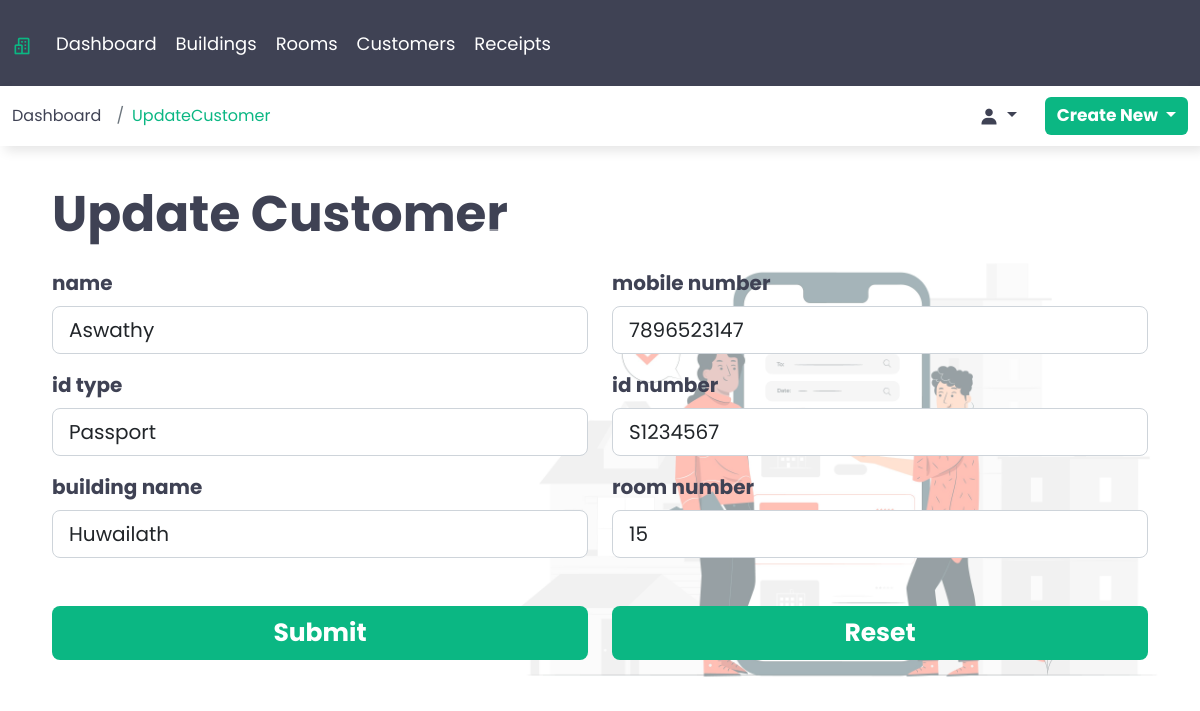
The app's page /update_customer/5 (signed in) with its own data.
### webapp/models.py (models this page shows, shortened)
class Customer(models.Model):
    customer_name = models.CharField(max_length=50)
    mobile_number = models.IntegerField()
    id_type = models.ForeignKey(IdType, on_delete=models.DO_NOTHING)
    id_number = models.CharField(max_length=50, unique=True)
    building_name = models.ForeignKey(Building, on_delete=models.CASCADE)
    room_number = models.ForeignKey(Room, on_delete=models.DO_NOTHING)
    class Meta:
        verbose_name_plural = 'Customers'

class IdType(models.Model):
    id_type = models.CharField(max_length=50)
    class Meta:
        verbose_name_plural = 'ID Types'
    def __str__(self):
        return self.id_type

class Building(models.Model):
    building_name = models.CharField(max_length=50)
    name_of_owner = models.CharField(max_length=50)
    building_type = models.ForeignKey(BuildingType, on_delete=models.CASCADE)
    number_of_rooms = models.IntegerField()
    mobile_number = models.IntegerField()
    current_lease_period = models.DateField()
    class Meta:
        verbose_name_plural = 'Buildings'
    def __str__ (self):
        return self.building_name

class Room(models.Model):
    room_number = models.IntegerField()
    building_name = models.ForeignKey(Building, on_delete=models.CASCADE)
    room_type = models.ForeignKey(RoomType, on_delete=models.DO_NOTHING)
    room_status = models.ForeignKey(RoomStatus, on_delete=models.DO_NOTHING)
    meter_number = models.CharField(max_length=16)
    account_number = models.IntegerField()
    class Meta:
        verbose_name_plural = 'Rooms'
    def __str__ (self):
        return str(self.room_number)

### webapp/views.py (the view)
# urls.py: path('update_customer/<int:customer_id>',views.UpdateCustomer,name='update_customer'),
@login_required()
def UpdateCustomer(request,customer_id):
    customer = Customer.objects.get(id=customer_id)
    customerForm = CustomerForm(request.POST, instance=customer)
    if request.method == 'POST':
        if customerForm.is_valid():
            customerForm.save()
            return redirect('customers')
        return render(request, 'update_customer.html',{'form':customerForm})
    else:
        customerForm = CustomerForm(instance=customer)
        return render(request, 'update_customer.html',{'context':'UpdateCustomer','form':customerForm})

### webapp/forms.py
class CustomerForm(ModelForm):
    class Meta:
        model = Customer
        fields = '__all__'
        widgets = {
            'customer_name': forms.TextInput(attrs={'class': 'form-control form-control-lg'}),
            'mobile_number': forms.NumberInput(attrs={'class':'form-control form-control-lg'}),
            'id_number': forms.TextInput(attrs={'class':'form-control form-control-lg'})
        }
    def __init__(self, *args, **kwargs):
        super().__init__(*args, **kwargs)
        self.fields['id_type'].empty_label = "Select an option"
        self.fields['id_type'].widget.attrs.update({'class':'form-control form-control-lg'})
        self.fields['building_name'].empty_label = "Select an option"
        self.fields['building_name'].widget.attrs.update({'class':'form-control form-control-lg'})
        self.fields['room_number'].empty_label = "Select an option"
        self.fields['room_number'].widget.attrs.update({'class':'form-control form-control-lg'})

### templates/update_customer.html (shortened to what this page needs)
{% extends 'base.html' %}
{% load static %}
{% block content %}
    <div class="container-fluid">
        <div class="main-box new_customer">
            <div class="row d-flex align-items-center justify-content-center">
                <div class="col-xs-12 col-sm-12 col-md-12 col-lg-12 col-xl-12 d-flex align-items-start flex-column">
                    <h1 class="mb-4 mt-2">Update Customer</h1>
                    <form method="post" autocomplete="off">
                        <div class="row">
                            <div class="col-xs-12 col-sm-12 col-md-12 col-lg-6">
                                <div class="mb-3">
                                    <label for="name" class="form-label">name</label>
                                    {{form.customer_name}}
                                </div>
                            </div>
                            <div class="col-xs-12 col-sm-12 col-md-12 col-lg-6">
                                <div class="mb-3">
                                    <label for="mobile_number" class="form-label">mobile number</label>
                                    {{form.mobile_number}}
                                </div>
                            </div>
                            <div class="col-xs-12 col-sm-12 col-md-12 col-lg-6">
                                <label for="id_type" class="form-label">id type</label>
                                {{form.id_type}}
                            </div>
                            <div class="col-xs-12 col-sm-12 col-md-12 col-lg-6">
                                <div class="mb-3">
                                    <label for="id_number" class="form-label">id number</label>
                                    {{form.id_number}}
                                </div>
                            </div>
                            <div class="col-xs-12 col-sm-12 col-md-12 col-lg-6">
                                <div class="mb-3">
                                    <label for="building_name" class="form-label">building name</label>
                                    {{form.building_name}}
                                </div>
                            </div>
                            <div class="col-xs-12 col-sm-12 col-md-12 col-lg-6">
                                <div class="mb-5">
                                    <label for="room_number" class="form-label">room number</label>
                                    {{form.room_number}}
                                </div>
                            </div>
                            <div class="col-xs-12 col-sm-12 col-md-12 col-lg-6">
                                <button type="submit" class="btn btn-lg mb-4">Submit</button>
                            </div>
                            <div class="col-xs-12 col-sm-12 col-md-12 col-lg-6">
                                <button type="reset" class="btn btn-lg">Reset</button>
                            </div>
                        </div>
                    </form>
                </div>
            </div>
        </div>
    </div>
{% endblock %}

### static/css/style.css (style rules this page uses)
* { margin:0; padding: 0; box-sizing: border-box; }
:root { --font-primary: "Poppins", sans-serif; }
:root { --weight-700: 700; }
:root { --color-primary: #0bb783; --color-secondary: #3f4254; --color-white: white; }
body { font-family: var(--font-primary); }
h1 { font-size: 50px; font-weight: var(--weight-700); color: var(--color-secondary); font-family: var(--font-primary); }
form { width: 100%; z-index: 100; }
.form-label { font-size: 20px; font-weight: 700; color: var(--color-secondary); }
.btn { background-color: var(--color-primary); color: var(--color-white); width: 100%; font-weight: 700; font-size: 25px; font-family: var(--font-primary); border: none; }
.main-box { margin: 30px 40px; position: relative; z-index: 2; }
.main-box::before { content: " "; background-image: url(/static/images/building_img.jpg); background-repeat: no-repeat; background-size: 65%; background-position: right; width: 100%; height: 100%; position: absolute; top: 37px; right: -50px; opacity: 45%; }
.main-box.new_customer::before { background-image: url(/static/images/customer_img.jpg); background-size: 65%; }

### records on screen
Customer: customer_name "Aswathy", mobile_number "7896523147", id_number "S1234567"
IdType: id_type "Passport"
Building: building_name "Huwailath"
Room: room_number "15"

### other values on screen
{{ context }} "UpdateCustomer"
